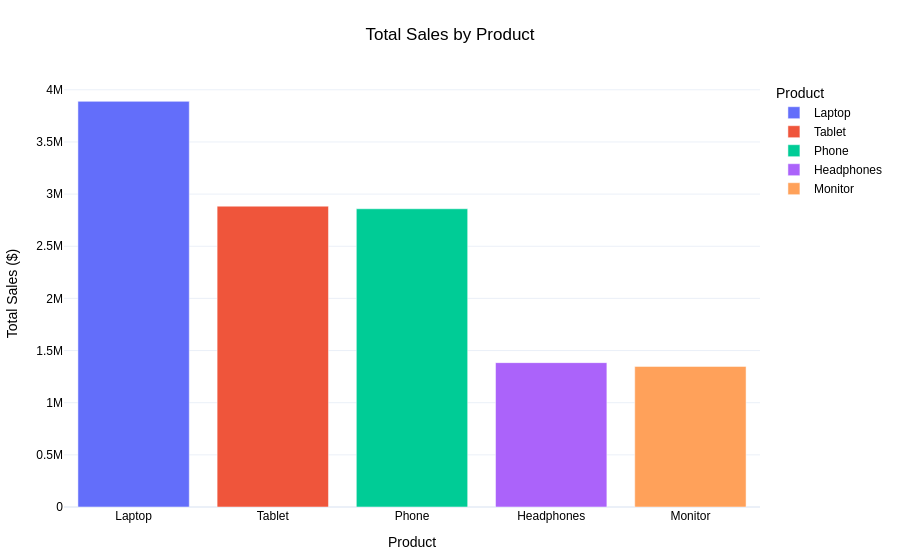

Notebook code cell kept with this figure:
### Code cell
# Group by Product and sum Total_Sales
product_sales = df.groupby('Product')['Total_Sales'].sum().reset_index()

# Sort for better visualization
product_sales = product_sales.sort_values(by='Total_Sales', ascending=False)

# Create an interactive bar chart using Plotly Express
fig_product_sales = px.bar(
    product_sales,
    x='Product',
    y='Total_Sales',
    title='Total Sales by Product',
    labels={'Product': 'Product', 'Total_Sales': 'Total Sales ($)'},
    template='plotly_white',
    color='Product' # Assign different colors to each product
)

# Customize layout for better readability
fig_product_sales.update_layout(
    title_x=0.5,
    xaxis_title_font_size=14,
    yaxis_title_font_size=14,
    font=dict(family="Arial", size=12, color="black"),
    margin=dict(l=40, r=40, t=80, b=40)
)

fig_product_sales.show()

### Figure 1 — Plotly figure (JSON) as saved in the notebook; plotly's stock layout.template omitted (floating-point values rounded to 4 significant figures)
{"data": [{"hovertemplate": "Product=%{x}<br>Total Sales ($)=%{y}<extra></extra>", "legendgroup": "Laptop", "marker": {"color": "#636efa", "pattern": {"shape": ""}}, "name": "Laptop", "orientation": "v", "showlegend": true, "textposition": "auto", "type": "bar", "x": ["Laptop"], "xaxis": "x", "y": [3889210], "yaxis": "y"}, {"hovertemplate": "Product=%{x}<br>Total Sales ($)=%{y}<extra></extra>", "legendgroup": "Tablet", "marker": {"color": "#EF553B", "pattern": {"shape": ""}}, "name": "Tablet", "orientation": "v", "showlegend": true, "textposition": "auto", "type": "bar", "x": ["Tablet"], "xaxis": "x", "y": [2884340], "yaxis": "y"}, {"hovertemplate": "Product=%{x}<br>Total Sales ($)=%{y}<extra></extra>", "legendgroup": "Phone", "marker": {"color": "#00cc96", "pattern": {"shape": ""}}, "name": "Phone", "orientation": "v", "showlegend": true, "textposition": "auto", "type": "bar", "x": ["Phone"], "xaxis": "x", "y": [2859394], "yaxis": "y"}, {"hovertemplate": "Product=%{x}<br>Total Sales ($)=%{y}<extra></extra>", "legendgroup": "Headphones", "marker": {"color": "#ab63fa", "pattern": {"shape": ""}}, "name": "Headphones", "orientation": "v", "showlegend": true, "textposition": "auto", "type": "bar", "x": ["Headphones"], "xaxis": "x", "y": [1384033], "yaxis": "y"}, {"hovertemplate": "Product=%{x}<br>Total Sales ($)=%{y}<extra></extra>", "legendgroup": "Monitor", "marker": {"color": "#FFA15A", "pattern": {"shape": ""}}, "name": "Monitor", "orientation": "v", "showlegend": true, "textposition": "auto", "type": "bar", "x": ["Monitor"], "xaxis": "x", "y": [1348071], "yaxis": "y"}], "layout": {"barmode": "relative", "font": {"color": "black", "family": "Arial", "size": 12}, "legend": {"title": {"text": "Product"}, "tracegroupgap": 0}, "margin": {"b": 40, "l": 40, "r": 40, "t": 80}, "title": {"text": "Total Sales by Product", "x": 0.5}, "xaxis": {"anchor": "y", "categoryarray": ["Laptop", "Tablet", "Phone", "Headphones", "Monitor"], "categoryorder": "array", "domain": [0, 1], "title": {"font": {"size": 14}, "text": "Product"}}, "yaxis": {"anchor": "x", "domain": [0, 1], "title": {"font": {"size": 14}, "text": "Total Sales ($)"}}}}
